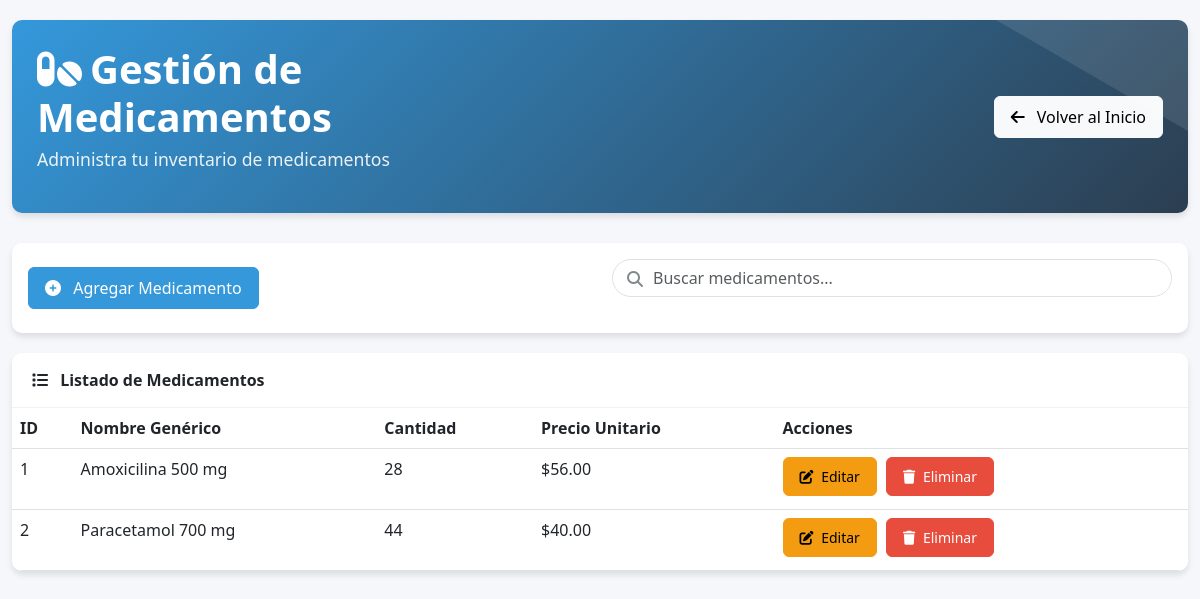
Before: /farmacia/medicamentos/ (signed in) with the older database file.
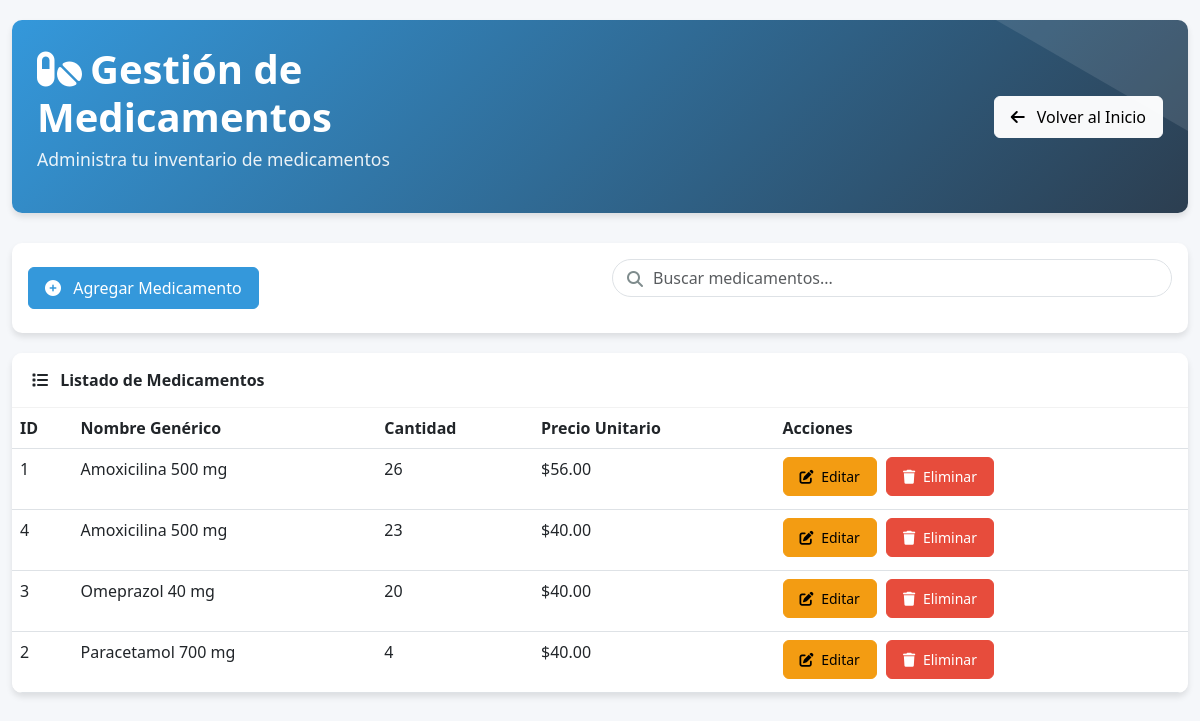
After: the same page with the newer database file.
### farmacia_app/models.py (models this page shows, shortened)
class Medicamento(models.Model):
    ESTADOS = [
        (1, 'Activo'),
        (0, 'Inactivo'),
    ]
    id_medicamento = models.AutoField(primary_key=True)
    id_factura_compra = models.ForeignKey(
        FacturaCompra,
        on_delete=models.SET_NULL,
        db_column='id_factura_compra',
        blank=True,
        null=True
    )
    nombre_generico = models.CharField(max_length=255)
    fecha_caducidad = models.DateField(blank=True, null=True)
    cantidad = models.IntegerField(default=0)
    contra_indicaciones = models.TextField(blank=True, null=True)
    dosis = models.CharField(max_length=100, blank=True, null=True)
    cod_laboratorio = models.CharField(max_length=50, blank=True, null=True)
    registro_sanitario = models.CharField(max_length=100, blank=True, null=True)
    precauciones = models.TextField(blank=True, null=True)
    presentacion = models.CharField(max_length=100, blank=True, null=True)
    precio_unitario = models.DecimalField(max_digits=10, decimal_places=2, blank=True, null=True)
    stock_minimo = models.IntegerField(default=10)
    via_administracion = models.CharField(max_length=100, blank=True, null=True)
    requiere_receta = models.BooleanField(default=False)
    estado = models.IntegerField(choices=ESTADOS, default=1)
    fecha_registro = models.DateField(blank=True, null=True)
    class Meta:
        db_table = 'Medicamento'

### farmacia_app/views.py (the view)
# urls.py: path('medicamentos/', login_required(views.medicamento_list), name='medicamento_list'),
@login_required
def medicamento_list(request):
    try:
        medicamentos = Medicamento.objects.all().order_by('nombre_generico')
        estado_filter = request.GET.get('estado')
        if estado_filter:
            medicamentos = medicamentos.filter(estado=int(estado_filter))
        search_query = request.GET.get('search')
        if search_query:
            medicamentos = medicamentos.filter(nombre_generico__icontains=search_query)
        context = {
            'medicamentos': medicamentos,
            'total_medicamentos': medicamentos.count(),
            'medicamentos_activos': medicamentos.filter(estado=1).count(),
            'medicamentos_inactivos': medicamentos.filter(estado=0).count(),
        }
        return render(request, 'medicamento/list.html', context)
    except Exception as e:
        messages.error(request, f'Error al cargar la lista de medicamentos: {str(e)}')
        return render(request, 'medicamento/list.html', {'medicamentos': []})

### farmacia_app/templates/medicamento/list.html (shortened to what this page needs)
<!DOCTYPE html>
<html lang="es">
<head>
    <link href="https://cdn.jsdelivr.net/npm/bootstrap@5.3.0/dist/css/bootstrap.min.css" rel="stylesheet">
    <link rel="stylesheet" href="https://cdnjs.cloudflare.com/ajax/libs/font-awesome/6.4.0/css/all.min.css">
</head>
<body>
    <div class="container">
        <div class="header-section fade-in">
            <div class="row align-items-center">
                <div class="col-md-6">
                    <h1 class="header-title"><i class="fas fa-pills me-2"></i>Gestión de Medicamentos</h1>
                    <p class="header-subtitle">Administra tu inventario de medicamentos</p>
                </div>
                <div class="col-md-6 text-end">
                    <a href="{% url 'home' %}" class="btn btn-light">
                        <i class="fas fa-arrow-left me-2"></i> Volver al Inicio
                    </a>
                </div>
            </div>
        </div>
        <div class="card fade-in">
            <div class="card-body">
                <div class="row align-items-center">
                    <div class="col-md-6">
                        <a href="{% url 'medicamento_create' %}" class="btn btn-primary">
                            <i class="fas fa-plus-circle me-2"></i> Agregar Medicamento
                        </a>
                    </div>
                    <div class="col-md-6">
                        <div class="search-box">
                            <i class="fas fa-search"></i>
                            <input type="text" class="form-control" placeholder="Buscar medicamentos...">
                        </div>
                    </div>
                </div>
            </div>
        </div>
        <div class="card fade-in">
            <div class="card-header">
                <i class="fas fa-list me-2"></i> Listado de Medicamentos
            </div>
            <div class="table-responsive">
                <table class="table table-hover">
                    <thead>
                        <tr>
                            <th>ID</th>
                            <th>Nombre Genérico</th>
                            <th>Cantidad</th>
                            <th>Precio Unitario</th>
                            <th>Acciones</th>
                        </tr>
                    </thead>
                    <tbody>
                        {% for m in medicamentos %}
                        <tr>
                            <td>{{ m.id_medicamento }}</td>
                            <td>{{ m.nombre_generico }}</td>
                            <td>{{ m.cantidad }}</td>
                            <td>${{ m.precio_unitario }}</td>
                            <td class="action-buttons">
                                <a href="{% url 'medicamento_edit' m.id_medicamento %}" class="btn btn-warning btn-sm">
                                    <i class="fas fa-edit me-1"></i> Editar
                                </a>
                                <a href="{% url 'medicamento_delete' m.id_medicamento %}" class="btn btn-danger btn-sm">
                                    <i class="fas fa-trash me-1"></i> Eliminar
                                </a>
                            </td>
                        </tr>
                        {% endfor %}
                    </tbody>
                </table>
            </div>
        </div>
    </div>
</body>
</html>

Changed rows visible on the page:
changed Medicamento id 1: cantidad "28" → "26"
added Medicamento: id_medicamento "4", nombre_generico "Amoxicilina 500 mg", cantidad "23", precio_unitario "40.00"
added Medicamento: id_medicamento "3", nombre_generico "Omeprazol 40 mg", cantidad "20", precio_unitario "40.00"
changed Medicamento "Paracetamol 700 mg": cantidad "44" → "4"
